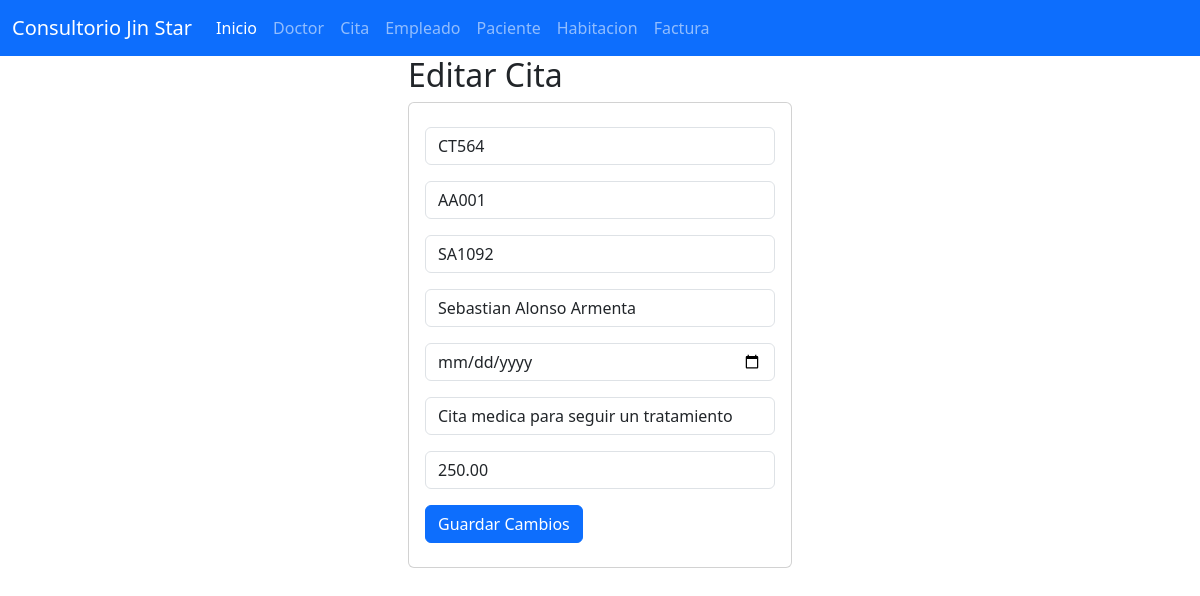
Screenshot of /seleccionarCita/CT564 with the database file from the repository.
### citas_app/models.py (models this page shows, shortened)
class Citas(models.Model):
    id_cita=models.CharField(primary_key=True,max_length=6)
    id_empleado=models.CharField(max_length=6)
    id_paciente=models.CharField(max_length=6)
    nombre=models.CharField(max_length=100)
    fecha_reg=models.DateTimeField(auto_now_add=True)
    fecha_at=models.DateField()
    descripcion=models.CharField(max_length=150)
    costo=models.DecimalField(max_digits=7,decimal_places=2)

### citas_app/views.py (the view)
# urls.py: path("seleccionarCita/<id_cita>",views.seleccionarCita,name="seleccionarCita"),
def seleccionarCita(request,id_cita):
    cita=Citas.objects.get(id_cita=id_cita)
    return render(request,"editarCita.html",{"micita":cita})

### citas_app/templates/editarCita.html
{% extends "base.html" %}
{% block cuerpo %}
<div class="row">
    <div class="col-md-4 offset-md-4">
        <h2>Editar Cita</h2>
    <div class="card">
        <div class="card-body">
            <form action="/editarCita/" method= "POST"> {% csrf_token %}
                <div class="form-group py-2">
                    <input type="text" id="skzid_cita" name="skzid_cita" class="form-control" value="{{micita.id_cita}}" minlenght="1" maxlenght="6" readonly required>
                    </div>
                    <div class="form-group py-2">
                    <input type="text" id="skzid_empleado" name="skzid_empleado" class="form-control" value="{{micita.id_empleado}}" minlenght="1" maxlenght="6" readonly required>
                    </div>
                    <div class="form-group py-2">
                    <input type="text" id="skzid_paciente" name="skzid_paciente" class="form-control" value="{{micita.id_paciente}}" minlenght="1" maxlenght="6" readonly required>
                    </div>
                    <div class="form-group py-2">
                    <input type="text" id="skznombre" name="skznombre" class="form-control" value="{{micita.nombre}}" maxlenght="100" required>
                    </div>
                    <div class="form-group py-2">
                    <input type="date" id="skzfecha_at" name="skzfecha_at" class="form-control" value="{{micita.fecha_at}}" >
                    </div>
                    <div class="form-group py-2">
                    <input type="text" id="skzdescripcion" name="skzdescripcion" class="form-control" value="{{micita.descripcion}}" minlenght="1" maxlenght="150" required>
                    </div>
                    <div class="form-group py-2">
                    <input type="number" id="skzcosto" name="skzcosto" class="form-control" value="{{micita.costo}}" maxlength="7" required>
                    </div>
                    <div class="form-group py-2">
                    <button type="submit" class="btn btn-primary">Guardar Cambios</button></div>
            </form>
        </div>
    </div>
    </div>
</div>
{% endblock %}

### rows the page displays
Citas: skzid_cita "CT564", skzid_empleado "AA001", skzid_paciente "SA1092", skznombre "Sebastian Alonso Armenta", skzdescripcion "Cita medica para seguir un tratamiento", skzcosto "250.00"
